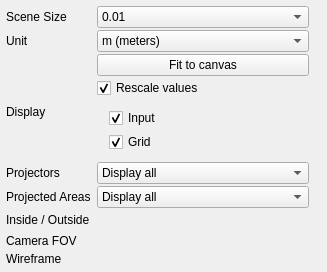
<?xml version="1.0" encoding="UTF-8"?>
<ui version="4.0">
 <class>omni::ui::Scene</class>
 <widget class="QWidget" name="omni::ui::Scene">
  <property name="geometry">
   <rect>
    <x>0</x>
    <y>0</y>
    <width>327</width>
    <height>272</height>
   </rect>
  </property>
  <property name="windowTitle">
   <string>Form</string>
  </property>
  <layout class="QFormLayout" name="formLayout_2">
   <property name="sizeConstraint">
    <enum>QLayout::SetMaximumSize</enum>
   </property>
   <property name="fieldGrowthPolicy">
    <enum>QFormLayout::ExpandingFieldsGrow</enum>
   </property>
   <property name="horizontalSpacing">
    <number>-1</number>
   </property>
   <property name="verticalSpacing">
    <number>2</number>
   </property>
   <property name="leftMargin">
    <number>6</number>
   </property>
   <property name="topMargin">
    <number>6</number>
   </property>
   <property name="rightMargin">
    <number>18</number>
   </property>
   <property name="bottomMargin">
    <number>6</number>
   </property>
   <item row="0" column="0">
    <widget class="QLabel" name="lbSceneSize">
     <property name="text">
      <string>Scene Size</string>
     </property>
    </widget>
   </item>
   <item row="0" column="1">
    <widget class="QComboBox" name="boxSize">
     <property name="sizePolicy">
      <sizepolicy hsizetype="Expanding" vsizetype="Fixed">
       <horstretch>0</horstretch>
       <verstretch>0</verstretch>
      </sizepolicy>
     </property>
     <item>
      <property name="text">
       <string>0.01</string>
      </property>
     </item>
     <item>
      <property name="text">
       <string>0.1</string>
      </property>
     </item>
     <item>
      <property name="text">
       <string>0.5</string>
      </property>
     </item>
     <item>
      <property name="text">
       <string>1.0</string>
      </property>
     </item>
     <item>
      <property name="text">
       <string>5.0</string>
      </property>
     </item>
     <item>
      <property name="text">
       <string>10.0</string>
      </property>
     </item>
     <item>
      <property name="text">
       <string>25.0</string>
      </property>
     </item>
     <item>
      <property name="text">
       <string>50.0</string>
      </property>
     </item>
     <item>
      <property name="text">
       <string>100.0</string>
      </property>
     </item>
    </widget>
   </item>
   <item row="1" column="0">
    <widget class="QLabel" name="lbUnit">
     <property name="text">
      <string>Unit</string>
     </property>
    </widget>
   </item>
   <item row="1" column="1">
    <widget class="QComboBox" name="boxUnit">
     <property name="sizePolicy">
      <sizepolicy hsizetype="Expanding" vsizetype="Fixed">
       <horstretch>0</horstretch>
       <verstretch>0</verstretch>
      </sizepolicy>
     </property>
     <item>
      <property name="text">
       <string>m (meters)</string>
      </property>
     </item>
     <item>
      <property name="text">
       <string>cm (centimeters)</string>
      </property>
     </item>
     <item>
      <property name="text">
       <string>mm (millimeters)</string>
      </property>
     </item>
     <item>
      <property name="text">
       <string>in (inches)</string>
      </property>
     </item>
     <item>
      <property name="text">
       <string>ft (feet)</string>
      </property>
     </item>
    </widget>
   </item>
   <item row="2" column="1">
    <widget class="QPushButton" name="btnFitToCanvas">
     <property name="sizePolicy">
      <sizepolicy hsizetype="Expanding" vsizetype="Fixed">
       <horstretch>0</horstretch>
       <verstretch>0</verstretch>
      </sizepolicy>
     </property>
     <property name="text">
      <string>Fit to canvas</string>
     </property>
    </widget>
   </item>
   <item row="3" column="1">
    <widget class="QCheckBox" name="chkRescaleValues">
     <property name="toolTip">
      <string>Positions and sizes are rescaled when checked</string>
     </property>
     <property name="text">
      <string>Rescale values</string>
     </property>
     <property name="checked">
      <bool>true</bool>
     </property>
    </widget>
   </item>
   <item row="8" column="0">
    <widget class="QLabel" name="lbDisplay">
     <property name="text">
      <string>Display</string>
     </property>
    </widget>
   </item>
   <item row="8" column="1">
    <widget class="QFrame" name="frameDisplay">
     <property name="sizePolicy">
      <sizepolicy hsizetype="Expanding" vsizetype="Preferred">
       <horstretch>0</horstretch>
       <verstretch>0</verstretch>
      </sizepolicy>
     </property>
     <layout class="QVBoxLayout" name="verticalLayout">
      <property name="spacing">
       <number>4</number>
      </property>
      <property name="leftMargin">
       <number>12</number>
      </property>
      <property name="topMargin">
       <number>8</number>
      </property>
      <property name="bottomMargin">
       <number>8</number>
      </property>
      <item>
       <widget class="QCheckBox" name="chkInput">
        <property name="whatsThis">
         <string>Display selected input on canvas</string>
        </property>
        <property name="text">
         <string>Input</string>
        </property>
        <property name="checked">
         <bool>true</bool>
        </property>
       </widget>
      </item>
      <item>
       <widget class="QCheckBox" name="chkGrid">
        <property name="whatsThis">
         <string>Display grid</string>
        </property>
        <property name="text">
         <string>Grid</string>
        </property>
        <property name="checked">
         <bool>true</bool>
        </property>
       </widget>
      </item>
     </layout>
    </widget>
   </item>
   <item row="9" column="0">
    <widget class="QLabel" name="lbProjectors">
     <property name="text">
      <string>Projectors</string>
     </property>
    </widget>
   </item>
   <item row="9" column="1">
    <widget class="QComboBox" name="boxProjectors">
     <property name="sizePolicy">
      <sizepolicy hsizetype="Expanding" vsizetype="Fixed">
       <horstretch>0</horstretch>
       <verstretch>0</verstretch>
      </sizepolicy>
     </property>
     <item>
      <property name="text">
       <string>Display all</string>
      </property>
     </item>
     <item>
      <property name="text">
       <string>Display selected only</string>
      </property>
     </item>
     <item>
      <property name="text">
       <string>Display none</string>
      </property>
     </item>
    </widget>
   </item>
   <item row="10" column="0">
    <widget class="QLabel" name="lbProjectedAreas">
     <property name="text">
      <string>Projected Areas</string>
     </property>
    </widget>
   </item>
   <item row="10" column="1">
    <widget class="QComboBox" name="boxProjectedAreas">
     <property name="sizePolicy">
      <sizepolicy hsizetype="Expanding" vsizetype="Fixed">
       <horstretch>0</horstretch>
       <verstretch>0</verstretch>
      </sizepolicy>
     </property>
     <item>
      <property name="text">
       <string>Display all</string>
      </property>
     </item>
     <item>
      <property name="text">
       <string>Display selected only</string>
      </property>
     </item>
     <item>
      <property name="text">
       <string>Display none</string>
      </property>
     </item>
    </widget>
   </item>
   <item row="11" column="0">
    <widget class="QLabel" name="lbInsideOutside">
     <property name="text">
      <string>Inside / Outside</string>
     </property>
    </widget>
   </item>
   <item row="11" column="1">
    <widget class="omni::ui::RangedFloat" name="sliderInsideOutside" native="true">
     <property name="sizePolicy">
      <sizepolicy hsizetype="Expanding" vsizetype="Expanding">
       <horstretch>0</horstretch>
       <verstretch>0</verstretch>
      </sizepolicy>
     </property>
    </widget>
   </item>
   <item row="12" column="0">
    <widget class="QLabel" name="lbCameraFOV">
     <property name="text">
      <string>Camera FOV</string>
     </property>
    </widget>
   </item>
   <item row="12" column="1">
    <widget class="omni::ui::RangedFloat" name="sliderFOV" native="true">
     <property name="sizePolicy">
      <sizepolicy hsizetype="Expanding" vsizetype="Expanding">
       <horstretch>0</horstretch>
       <verstretch>0</verstretch>
      </sizepolicy>
     </property>
    </widget>
   </item>
   <item row="13" column="0">
    <widget class="QLabel" name="lbWireframe">
     <property name="text">
      <string>Wireframe</string>
     </property>
    </widget>
   </item>
   <item row="13" column="1">
    <widget class="omni::ui::RangedFloat" name="sliderWireframe" native="true">
     <property name="sizePolicy">
      <sizepolicy hsizetype="Expanding" vsizetype="Preferred">
       <horstretch>0</horstretch>
       <verstretch>0</verstretch>
      </sizepolicy>
     </property>
    </widget>
   </item>
  </layout>
 </widget>
 <customwidgets>
  <customwidget>
   <class>omni::ui::RangedFloat</class>
   <extends>QWidget</extends>
   <header location="global">omni/ui/RangedFloat.h</header>
   <container>1</container>
  </customwidget>
 </customwidgets>
 <resources/>
 <connections/>
</ui>
